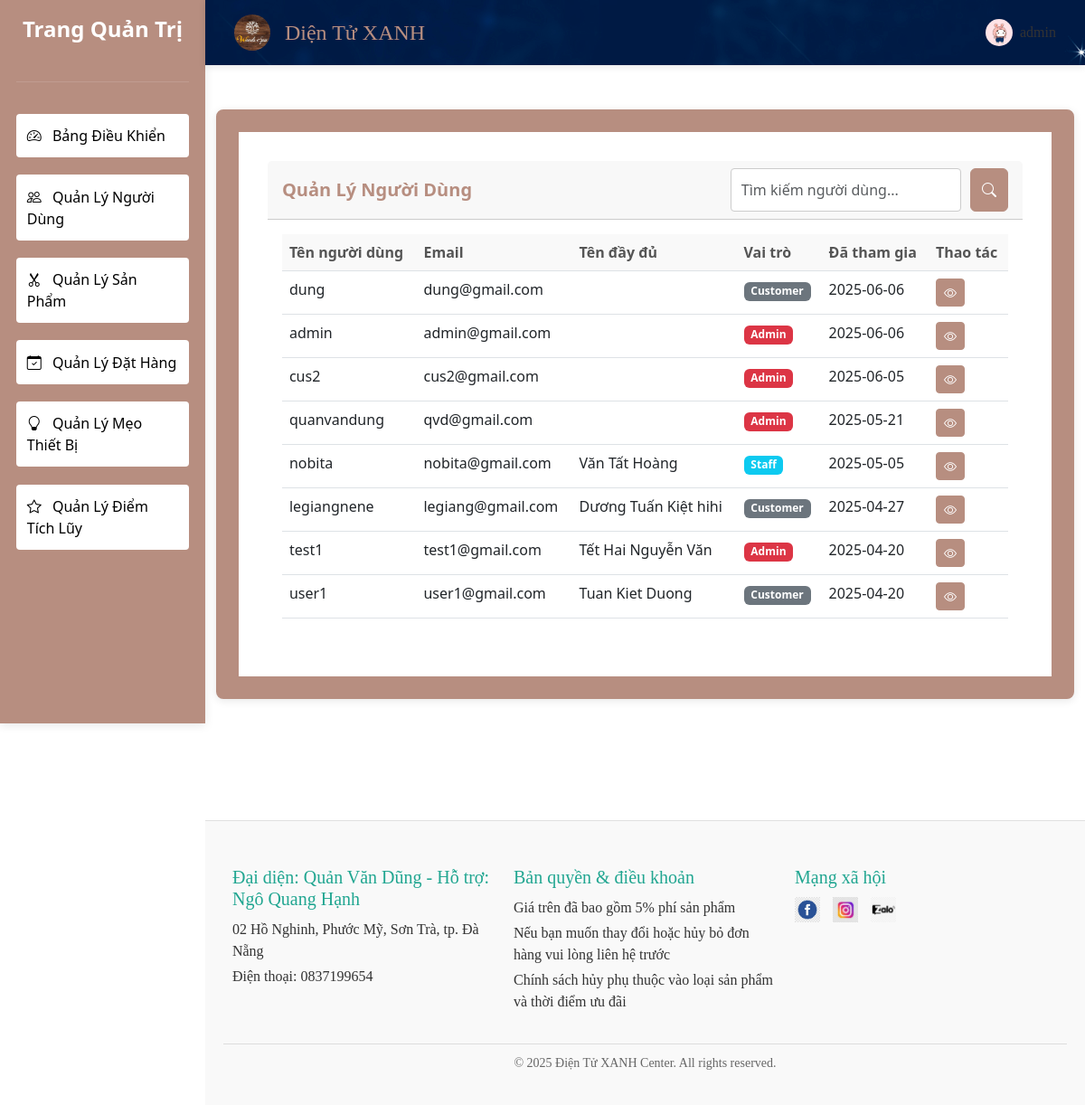
The page /accounts/admin/users/ (signed in) on the database its author committed.
### accounts/models.py (models this page shows, shortened)
class CustomUser(AbstractUser):
    phone = models.CharField(max_length=15, blank=True)
    address = models.TextField(blank=True)
    USER_TYPE_CHOICES = (
        ('admin', 'Admin'),
        ('staff', 'Staff'),
        ('customer', 'Customer'),
    )
    user_type = models.CharField(max_length=10, choices=USER_TYPE_CHOICES, default='customer')
    class Meta:
        verbose_name = 'User'
        verbose_name_plural = 'Users'
    def is_admin(self):
        return self.user_type == 'admin'
    def is_staff_member(self):
        return self.user_type == 'staff'

### accounts/views.py (the view, shortened to what this page needs)
# urls.py: path('admin/users/', admin_user_list, name='admin_user_list'),
@admin_required
def admin_user_list(request):
    search_query = request.GET.get('q', '')
    users = CustomUser.objects.all().order_by('-date_joined')
    paginator = Paginator(users, 25)
    page_number = request.GET.get('page')
    page_obj = paginator.get_page(page_number)
    context = {
        'users': page_obj,
        'search_query': search_query,
    }
    return render(request, 'admin/users/list.html', context)

### accounts/views.py (called while the page is built)
def admin_required(view_func):
    actual_decorator = user_passes_test(
        lambda u: u.is_authenticated and u.is_admin(),
        login_url='/accounts/login/'
    )
    return login_required(actual_decorator(view_func))

### templates/admin/users/list.html (shortened to what this page needs)
{% extends 'admin/base.html' %}
{% load static %}
{% block content %}
<div class="card">
    <div class="card-header d-flex justify-content-between align-items-center">
        <h5 class="mb-0">Quản Lý Người Dùng</h5>
        <form method="get" class="d-flex" style="gap: 10px;">
            <input type="search" name="q" placeholder="Tìm kiếm người dùng..." value="{{ search_query }}"
                   class="form-control">
            <button type="submit" class="btn btn-primary">
                <i class="bi bi-search"></i>
            </button>
        </form>
    </div>
    <div class="card-body">
        <div class="table-responsive">
            <table class="table table-hover">
                <thead>
                    <tr>
                        <th>Tên người dùng</th>
                        <th>Email</th>
                        <th>Tên đầy đủ</th>
                        <th>Vai trò</th>
                        <th>Đã tham gia</th>
                        <th>Thao tác</th>
                    </tr>
                </thead>
                <tbody>
                    {% for user in users %}
                    <tr>
                        <td>{{ user.username }}</td>
                        <td>{{ user.email }}</td>
                        <td>{{ user.get_full_name }}</td>
                        <td>
                            <span class="badge bg-{% if user.is_admin %}danger{% elif user.is_staff_member %}info{% else %}secondary{% endif %}">
                                {{ user.get_user_type_display }}
                            </span>
                        </td>
                        <td>{{ user.date_joined|date:"Y-m-d" }}</td>
                        <td>
                            <a href="{% url 'accounts:admin_user_detail' user.pk %}" class="btn btn-primary btn-sm">
                                <i class="bi bi-eye"></i>
                            </a>
                        </td>
                    </tr>
                    {% empty %}
                    <tr>
                        <td colspan="6" class="text-center">Không tìm thấy người dùng</td>
                    </tr>
                    {% endfor %}
                </tbody>
            </table>
        </div>
    </div>
</div>
{% endblock %}

### templates/admin/partials/_navbar.html (shortened to what this page needs)
{% load static %}
<header style="background-image: url('{% static 'images/navbar.jpg' %}');; box-shadow: 0 2px 8px rgba(0, 0, 0, 0.1); padding: 1rem 2rem; display: flex; align-items: center; justify-content: space-between;">
    <div style="display: flex; align-items: center;">
        <img src="{% static 'images/logo.jpg' %}" alt="Logo" style="width: 40px; height: 40px; border-radius: 50%; margin-right: 1rem;">
        <h1 style="font-family: 'Cormorant Garamond', serif; font-size: 1.5rem; color: #B78E80; margin: 0;">Diện Tử XANH</h1>
    </div>
    <div class="dropdown" style="position: relative;">
        <div onclick="toggleDropdown(event)" style="cursor: pointer; display: flex; align-items: center; font-family: 'Cormorant Garamond', serif; font-size: 1rem; color: #333;">
            <img src="{% static 'images/default-avartar.jpg' %}" alt="Avatar" class="avatar" style="width: 30px; height: 30px; border-radius: 50%; margin-right: 8px;">
            <span>{{ request.user.get_full_name|default:request.user.username }}</span>
        </div>
    </div>
</header>

### templates/admin/users/list.html (style rules this page uses)
.card { background: #fff; margin-top: 25px; padding: 2rem; border-radius: 8px; border: 25px solid #B78E80; box-shadow: 0 2px 10px rgba(0, 0, 0, 0.1); margin-bottom: 110px; }
.card-header h5 { color: #B78E80; font-weight: bold; }
.form-control { padding: 0.7rem; border: 1px solid #ccc; border-radius: 4px; }
.btn-primary { background-color: #B78E80; border-color: #B78E80; }
.table th { background-color: #f9f9f9; color: #555; }
.badge.bg-danger { background-color: #dc3545; }
.badge.bg-info { background-color: #0dcaf0; }
.badge.bg-secondary { background-color: #6c757d; }

### rows shown on the page
CustomUser: user.get_full_name "admin", username "admin", email "admin@gmail.com", user_type "Admin", date_joined "2025-06-06"
CustomUser: username "dung", email "dung@gmail.com", user_type "Customer", date_joined "2025-06-06"
CustomUser: username "cus2", email "cus2@gmail.com", user_type "Admin", date_joined "2025-06-05"
CustomUser: username "quanvandung", email "qvd@gmail.com", user_type "Admin", date_joined "2025-05-21"
CustomUser: username "nobita", email "nobita@gmail.com", get_full_name "Văn Tất Hoàng", user_type "Staff", date_joined "2025-05-05"
CustomUser: username "legiangnene", email "legiang@gmail.com", get_full_name "Dương Tuấn Kiệt hihi", user_type "Customer", date_joined "2025-04-27"
CustomUser: username "test1", email "test1@gmail.com", get_full_name "Tết Hai Nguyễn Văn", user_type "Admin", date_joined "2025-04-20"
CustomUser: username "user1", email "user1@gmail.com", get_full_name "Tuan Kiet Duong", user_type "Customer", date_joined "2025-04-20"
